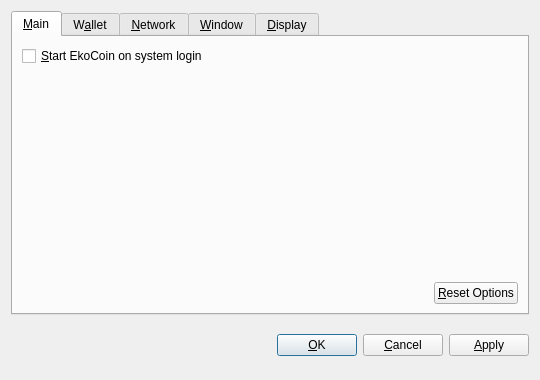
<?xml version="1.0" encoding="UTF-8"?>
<ui version="4.0">
 <class>OptionsDialog</class>
 <widget class="QDialog" name="OptionsDialog">
  <property name="geometry">
   <rect>
    <x>0</x>
    <y>0</y>
    <width>540</width>
    <height>380</height>
   </rect>
  </property>
  <property name="windowTitle">
   <string>Options</string>
  </property>
  <property name="modal">
   <bool>true</bool>
  </property>
  <layout class="QVBoxLayout" name="verticalLayout">
   <item>
    <widget class="QTabWidget" name="tabWidget">
     <property name="tabPosition">
      <enum>QTabWidget::North</enum>
     </property>
     <property name="currentIndex">
      <number>0</number>
     </property>
     <widget class="QWidget" name="tabMain">
      <attribute name="title">
       <string>&amp;Main</string>
      </attribute>
      <layout class="QVBoxLayout" name="verticalLayout_Main">
       <item>
        <widget class="QCheckBox" name="bitcoinAtStartup">
         <property name="toolTip">
          <string>Automatically start EkoCoin after logging in to the system.</string>
         </property>
         <property name="text">
          <string>&amp;Start EkoCoin on system login</string>
         </property>
        </widget>
       </item>
       <item>
        <spacer name="verticalSpacer_Main">
         <property name="orientation">
          <enum>Qt::Vertical</enum>
         </property>
         <property name="sizeHint" stdset="0">
          <size>
           <width>20</width>
           <height>40</height>
          </size>
         </property>
        </spacer>
       </item>
       <item>
        <layout class="QHBoxLayout" name="horizontalLayout_2_Main">
         <item>
          <spacer name="horizontalSpacer_2_Main">
           <property name="orientation">
            <enum>Qt::Horizontal</enum>
           </property>
           <property name="sizeHint" stdset="0">
            <size>
             <width>40</width>
             <height>20</height>
            </size>
           </property>
          </spacer>
         </item>
         <item>
          <widget class="QPushButton" name="resetButton">
           <property name="toolTip">
            <string>Reset all client options to default.</string>
           </property>
           <property name="text">
            <string>&amp;Reset Options</string>
           </property>
           <property name="autoDefault">
            <bool>false</bool>
           </property>
          </widget>
         </item>
        </layout>
       </item>
      </layout>
     </widget>
     <widget class="QWidget" name="tabWallet">
      <attribute name="title">
       <string>W&amp;allet</string>
      </attribute>
      <layout class="QVBoxLayout" name="verticalLayout_Network">
       <item>
        <widget class="QLabel" name="transactionFeeInfoLabel">
         <property name="text">
          <string>Optional transaction fee per kB that helps make sure your transactions are processed quickly. Most transactions are 1 kB.</string>
         </property>
         <property name="textFormat">
          <enum>Qt::PlainText</enum>
         </property>
         <property name="wordWrap">
          <bool>true</bool>
         </property>
        </widget>
       </item>
       <item>
        <layout class="QHBoxLayout" name="horizontalLayout_1_Main">
         <item>
          <widget class="QLabel" name="transactionFeeLabel">
           <property name="text">
            <string>Pay transaction &amp;fee</string>
           </property>
           <property name="textFormat">
            <enum>Qt::PlainText</enum>
           </property>
           <property name="buddy">
            <cstring>transactionFee</cstring>
           </property>
          </widget>
         </item>
         <item>
          <widget class="BitcoinAmountField" name="transactionFee"/>
         </item>
         <item>
          <spacer name="horizontalSpacer_1_Main">
           <property name="orientation">
            <enum>Qt::Horizontal</enum>
           </property>
           <property name="sizeHint" stdset="0">
            <size>
             <width>40</width>
             <height>20</height>
            </size>
           </property>
          </spacer>
         </item>
        </layout>
       </item>
       <item>
        <widget class="QLabel" name="label">
         <property name="text">
          <string>If you disable the spending of unconfirmed change, the change from a transaction cannot be used until that transaction has at least one confirmation. This also affects how your balance is computed.</string>
         </property>
         <property name="wordWrap">
          <bool>true</bool>
         </property>
        </widget>
       </item>
       <item>
        <widget class="QCheckBox" name="spendZeroConfChange">
         <property name="text">
          <string>Spend unconfirmed change  (experts only)</string>
         </property>
        </widget>
       </item>
       <item>
        <spacer name="verticalSpacer">
         <property name="orientation">
          <enum>Qt::Vertical</enum>
         </property>
         <property name="sizeHint" stdset="0">
          <size>
           <width>20</width>
           <height>40</height>
          </size>
         </property>
        </spacer>
       </item>
      </layout>
     </widget>
     <widget class="QWidget" name="tabNetwork">
      <attribute name="title">
       <string>&amp;Network</string>
      </attribute>
      <layout class="QVBoxLayout" name="verticalLayout_Network">
       <item>
        <widget class="QCheckBox" name="mapPortUpnp">
         <property name="toolTip">
          <string>Automatically open the EkoCoin client port on the router. This only works when your router supports UPnP and it is enabled.</string>
         </property>
         <property name="text">
          <string>Map port using &amp;UPnP</string>
         </property>
        </widget>
       </item>
       <item>
        <widget class="QCheckBox" name="connectSocks">
         <property name="toolTip">
          <string>Connect to the EkoCoin network through a SOCKS proxy (e.g. when connecting through Tor).</string>
         </property>
         <property name="text">
          <string>&amp;Connect through SOCKS proxy:</string>
         </property>
        </widget>
       </item>
       <item>
        <layout class="QHBoxLayout" name="horizontalLayout_Network">
         <item>
          <widget class="QLabel" name="proxyIpLabel">
           <property name="text">
            <string>Proxy &amp;IP:</string>
           </property>
           <property name="textFormat">
            <enum>Qt::PlainText</enum>
           </property>
           <property name="buddy">
            <cstring>proxyIp</cstring>
           </property>
          </widget>
         </item>
         <item>
          <widget class="QValidatedLineEdit" name="proxyIp">
           <property name="maximumSize">
            <size>
             <width>140</width>
             <height>16777215</height>
            </size>
           </property>
           <property name="toolTip">
            <string>IP address of the proxy (e.g. 127.0.0.1)</string>
           </property>
          </widget>
         </item>
         <item>
          <widget class="QLabel" name="proxyPortLabel">
           <property name="text">
            <string>&amp;Port:</string>
           </property>
           <property name="textFormat">
            <enum>Qt::PlainText</enum>
           </property>
           <property name="buddy">
            <cstring>proxyPort</cstring>
           </property>
          </widget>
         </item>
         <item>
          <widget class="QLineEdit" name="proxyPort">
           <property name="maximumSize">
            <size>
             <width>55</width>
             <height>16777215</height>
            </size>
           </property>
           <property name="toolTip">
            <string>Port of the proxy (e.g. 9050)</string>
           </property>
          </widget>
         </item>
         <item>
          <widget class="QLabel" name="socksVersionLabel">
           <property name="text">
            <string>SOCKS &amp;Version:</string>
           </property>
           <property name="textFormat">
            <enum>Qt::PlainText</enum>
           </property>
           <property name="buddy">
            <cstring>socksVersion</cstring>
           </property>
          </widget>
         </item>
         <item>
          <widget class="QValueComboBox" name="socksVersion">
           <property name="toolTip">
            <string>SOCKS version of the proxy (e.g. 5)</string>
           </property>
          </widget>
         </item>
         <item>
          <spacer name="horizontalSpacer_Network">
           <property name="orientation">
            <enum>Qt::Horizontal</enum>
           </property>
           <property name="sizeHint" stdset="0">
            <size>
             <width>40</width>
             <height>20</height>
            </size>
           </property>
          </spacer>
         </item>
        </layout>
       </item>
       <item>
        <spacer name="verticalSpacer_Network">
         <property name="orientation">
          <enum>Qt::Vertical</enum>
         </property>
         <property name="sizeHint" stdset="0">
          <size>
           <width>20</width>
           <height>40</height>
          </size>
         </property>
        </spacer>
       </item>
      </layout>
     </widget>
     <widget class="QWidget" name="tabWindow">
      <attribute name="title">
       <string>&amp;Window</string>
      </attribute>
      <layout class="QVBoxLayout" name="verticalLayout_Window">
       <item>
        <widget class="QCheckBox" name="minimizeToTray">
         <property name="toolTip">
          <string>Show only a tray icon after minimizing the window.</string>
         </property>
         <property name="text">
          <string>&amp;Minimize to the tray instead of the taskbar</string>
         </property>
        </widget>
       </item>
       <item>
        <widget class="QCheckBox" name="minimizeOnClose">
         <property name="toolTip">
          <string>Minimize instead of exit the application when the window is closed. When this option is enabled, the application will be closed only after selecting Quit in the menu.</string>
         </property>
         <property name="text">
          <string>M&amp;inimize on close</string>
         </property>
        </widget>
       </item>
       <item>
        <spacer name="verticalSpacer_Window">
         <property name="orientation">
          <enum>Qt::Vertical</enum>
         </property>
         <property name="sizeHint" stdset="0">
          <size>
           <width>20</width>
           <height>40</height>
          </size>
         </property>
        </spacer>
       </item>
      </layout>
     </widget>
     <widget class="QWidget" name="tabDisplay">
      <attribute name="title">
       <string>&amp;Display</string>
      </attribute>
      <layout class="QVBoxLayout" name="verticalLayout_Display">
       <item>
        <layout class="QHBoxLayout" name="horizontalLayout_1_Display">
         <item>
          <widget class="QLabel" name="langLabel">
           <property name="text">
            <string>User Interface &amp;language:</string>
           </property>
           <property name="textFormat">
            <enum>Qt::PlainText</enum>
           </property>
           <property name="buddy">
            <cstring>lang</cstring>
           </property>
          </widget>
         </item>
         <item>
          <widget class="QValueComboBox" name="lang">
           <property name="toolTip">
            <string>The user interface language can be set here. This setting will take effect after restarting EkoCoin.</string>
           </property>
          </widget>
         </item>
        </layout>
       </item>
       <item>
        <layout class="QHBoxLayout" name="horizontalLayout_2_Display">
         <item>
          <widget class="QLabel" name="unitLabel">
           <property name="text">
            <string>&amp;Unit to show amounts in:</string>
           </property>
           <property name="textFormat">
            <enum>Qt::PlainText</enum>
           </property>
           <property name="buddy">
            <cstring>unit</cstring>
           </property>
          </widget>
         </item>
         <item>
          <widget class="QValueComboBox" name="unit">
           <property name="toolTip">
            <string>Choose the default subdivision unit to show in the interface and when sending coins.</string>
           </property>
          </widget>
         </item>
        </layout>
       </item>
       <item>
        <widget class="QCheckBox" name="displayAddresses">
         <property name="toolTip">
          <string>Whether to show EkoCoin addresses in the transaction list or not.</string>
         </property>
         <property name="text">
          <string>&amp;Display addresses in transaction list</string>
         </property>
        </widget>
       </item>
       <item>
        <widget class="QCheckBox" name="coinControlFeatures">
         <property name="toolTip">
          <string>Whether to show coin control features or not.</string>
         </property>
         <property name="text">
          <string>Display coin &amp;control features (experts only!)</string>
         </property>
        </widget>
       </item>
       <item>
        <spacer name="verticalSpacer_Display">
         <property name="orientation">
          <enum>Qt::Vertical</enum>
         </property>
         <property name="sizeHint" stdset="0">
          <size>
           <width>20</width>
           <height>40</height>
          </size>
         </property>
        </spacer>
       </item>
      </layout>
     </widget>
    </widget>
   </item>
   <item>
    <layout class="QHBoxLayout" name="horizontalLayout_Buttons">
     <item>
      <spacer name="horizontalSpacer_1">
       <property name="orientation">
        <enum>Qt::Horizontal</enum>
       </property>
       <property name="sizeHint" stdset="0">
        <size>
         <width>40</width>
         <height>48</height>
        </size>
       </property>
      </spacer>
     </item>
     <item>
      <widget class="QLabel" name="statusLabel">
       <property name="font">
        <font>
         <weight>75</weight>
         <bold>true</bold>
        </font>
       </property>
       <property name="text">
        <string/>
       </property>
       <property name="textFormat">
        <enum>Qt::PlainText</enum>
       </property>
       <property name="wordWrap">
        <bool>true</bool>
       </property>
      </widget>
     </item>
     <item>
      <spacer name="horizontalSpacer_2">
       <property name="orientation">
        <enum>Qt::Horizontal</enum>
       </property>
       <property name="sizeHint" stdset="0">
        <size>
         <width>40</width>
         <height>48</height>
        </size>
       </property>
      </spacer>
     </item>
     <item>
      <widget class="QPushButton" name="okButton">
       <property name="text">
        <string>&amp;OK</string>
       </property>
      </widget>
     </item>
     <item>
      <widget class="QPushButton" name="cancelButton">
       <property name="text">
        <string>&amp;Cancel</string>
       </property>
       <property name="autoDefault">
        <bool>false</bool>
       </property>
      </widget>
     </item>
     <item>
      <widget class="QPushButton" name="applyButton">
       <property name="text">
        <string>&amp;Apply</string>
       </property>
       <property name="autoDefault">
        <bool>false</bool>
       </property>
      </widget>
     </item>
    </layout>
   </item>
  </layout>
 </widget>
 <customwidgets>
  <customwidget>
   <class>BitcoinAmountField</class>
   <extends>QSpinBox</extends>
   <header>bitcoinamountfield.h</header>
  </customwidget>
  <customwidget>
   <class>QValueComboBox</class>
   <extends>QComboBox</extends>
   <header>qvaluecombobox.h</header>
  </customwidget>
  <customwidget>
   <class>QValidatedLineEdit</class>
   <extends>QLineEdit</extends>
   <header>qvalidatedlineedit.h</header>
  </customwidget>
 </customwidgets>
 <resources/>
 <connections/>
</ui>
